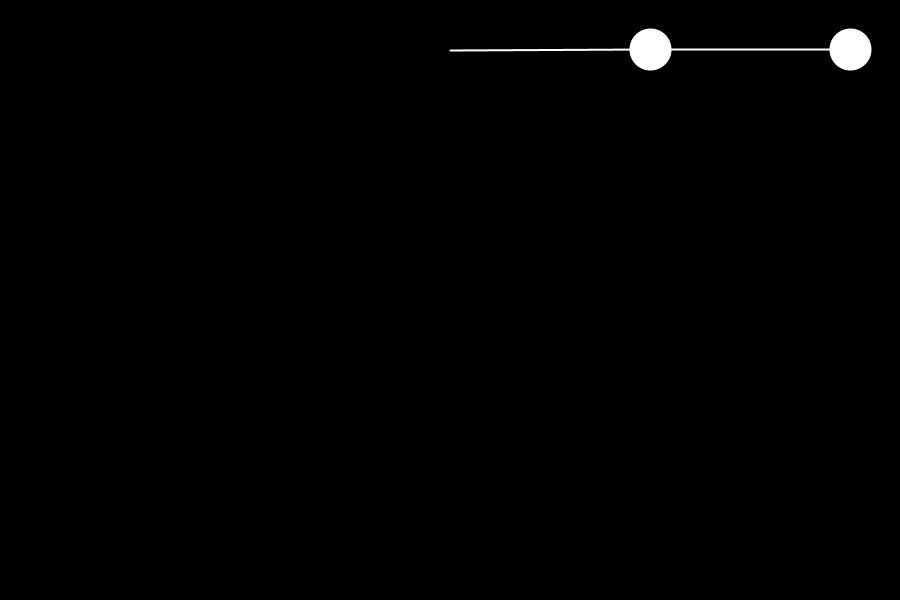
Frame 1 (no input)
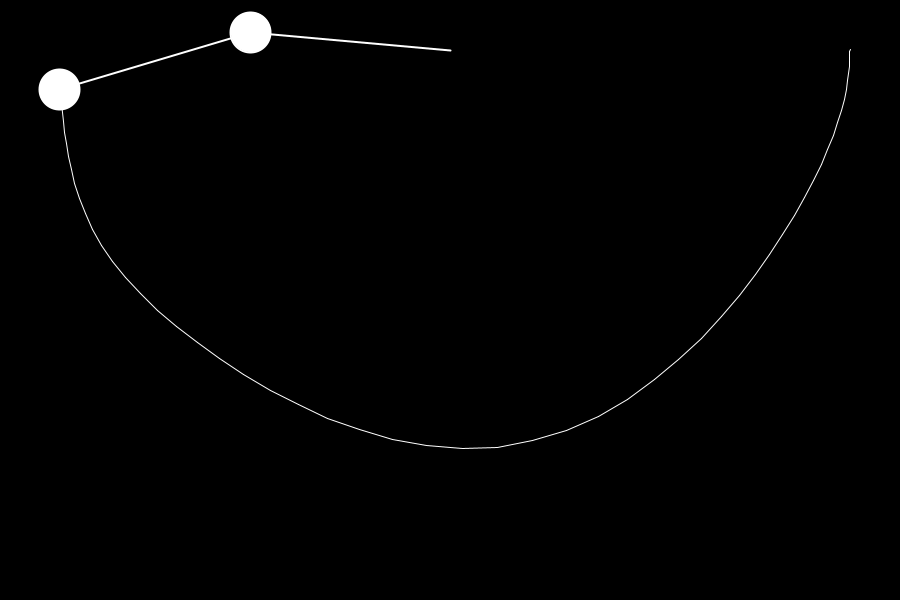
Frame 60 (the mouse pressed at the canvas centre just before this capture)
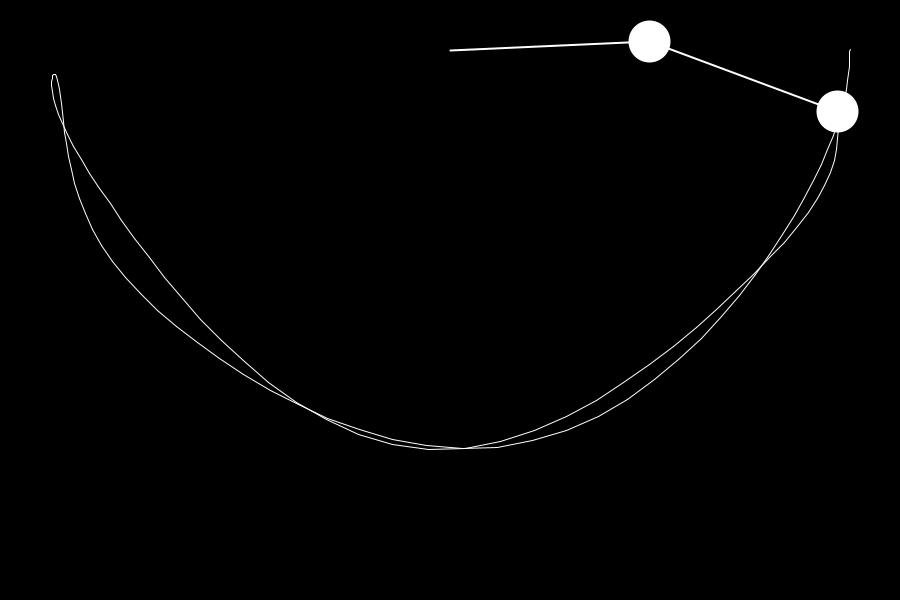
Frame 120 (the mouse held since frame 60 and released just before this capture)

The Processing sketch that drew these frames (run headless with seeded random() and noise(); from frame 60 on, the mouse is pressed at the canvas centre):

// Processing sketch: DoublePendolum
// ── DoublePendolum.pde
float r2=200;
float r1=200;
float m1=40;
float m2=40;
float a1=PI/2;
float a2 = PI/2;
float a1_v = 0;
float a2_v = 0;
float g = 1.1;

float py2=-1;
float px2=-1;

float cx,cy;

PGraphics canvas;

void setup(){
  size(900,600);
  cx=width/2;
  cy=50;
  canvas=createGraphics(width,height);
  
  canvas.beginDraw();
  canvas.background(0);
  canvas.endDraw();
}

void draw(){
  float num1 = -g * (2*m1+m2)*sin(a1);
  float num2 = -m2 * g * sin(a1-2*a2);
  float num3= -2*sin(a1-a2)*m2;
  float num4 = a2_v*a2_v * r2 + a1_v*a1_v*r1*cos(a1-a2);
  float den = r1 * (2*m1+m2-m2*cos(2*a1-2*a2));
  
  float a1_a=(num1 + num2 + (num3 * num4))/den;
  
  
  num1 = 2*sin(a1-a2);
  num2 = a1_v*a1_v*r1*(m1+m2);
  num3 = g*(m1+m2)*cos(a1);
  num4 = a2_v*a2_v*r2*m2*cos(a1-a2);
  den = r2 * (2*m1+m2-m2*cos(2*a1-2*a2));
  
  float a2_a=(num1*(num2+num3+num4))/den;
  
  
  
  //background(255);
  image(canvas,0,0);
  stroke(255);
  strokeWeight(2);
  
  translate(cx,cy);
  
  float x1= r1*sin(a1);
  float y1= r1*cos(a1);
  
  float x2= x1 + r2*sin(a2);
  float y2= y1 + r2*cos(a2);
  
  line(0,0,x1,y1);
  fill(255);
  ellipse(x1,y1,m1,m1);
  
  line(x1,y1,x2,y2);
  fill(255);
  ellipse(x2,y2,m2,m2);
  
  a1_v += a1_a;
  a2_v += a2_a;
  a1 += a1_v;
  a2 += a2_v;
  
  a1_v *=0.999;
  a2_v *=0.999;
  
  
  
  canvas.beginDraw();
  canvas.translate(cx,cy);
  canvas.stroke(255);
  canvas.strokeWeight(1);
  if(frameCount > 1){
    canvas.line(px2,py2,x2,y2);
  }
  canvas.endDraw();
  px2=x2;
  py2=y2;
}
